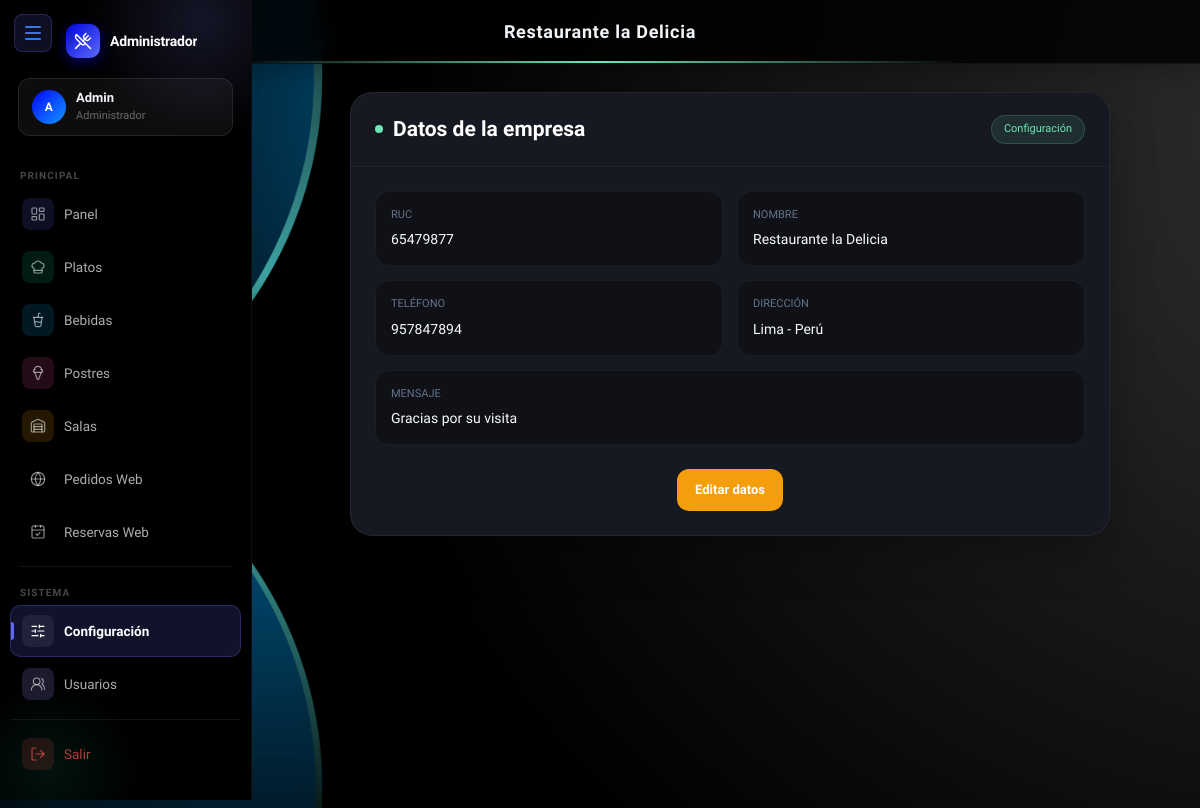
Screenshot of /views/config.php (signed in) with the database file from the repository.
### tables this page shows
CREATE TABLE config (
  id INT AUTO_INCREMENT PRIMARY KEY,
  ruc VARCHAR(15) NOT NULL,
  nombre VARCHAR(255) NOT NULL,
  telefono VARCHAR(11) NOT NULL,
  direccion TEXT NOT NULL,
  mensaje VARCHAR(255) NOT NULL
);

### views/config.php (the view, shortened to what this page needs)
<?php
require "../config/conexion.php";
$sql = $conexion->query("SELECT * FROM config LIMIT 1");
$config = $sql->fetch(PDO::FETCH_ASSOC) ?? [];
$ruc       = $config['ruc'] ?? '';
$nombre    = $config['nombre'] ?? '';
$telefono  = $config['telefono'] ?? '';
$direccion = $config['direccion'] ?? '';
$mensaje   = $config['mensaje'] ?? '';
?>
<!DOCTYPE html>
<html lang="es">
<head>
<link href="https://cdn.jsdelivr.net/npm/bootstrap@5.3.0/dist/css/bootstrap.min.css" rel="stylesheet">
</head>
<body>
<?php include "../includes/header.php"; ?>
<?php include "../includes/sidebar.php"; ?>
<div class="content-area">
<div class="main-card">
<div class="card-header-custom">
    <h2 class="page-title">Datos de la empresa</h2>
    <span class="status-badge">Configuración</span>
</div>
<div class="card-body-custom">
<div id="modoVista">
<div class="info-grid">
<div class="info-item">
<div class="info-label">RUC</div>
<div class="info-value"><?= $ruc ?: 'No registrado' ?></div>
</div>
<div class="info-item">
<div class="info-label">Nombre</div>
<div class="info-value"><?= $nombre ?: 'No registrado' ?></div>
</div>
<div class="info-item">
<div class="info-label">Teléfono</div>
<div class="info-value"><?= $telefono ?: 'No registrado' ?></div>
</div>
<div class="info-item">
<div class="info-label">Dirección</div>
<div class="info-value"><?= $direccion ?: 'No registrado' ?></div>
</div>
<div class="info-item" style="grid-column:1/-1;">
<div class="info-label">Mensaje</div>
<div class="info-value"><?= $mensaje ?: 'No registrado' ?></div>
</div>
</div>
<div class="actions">
<button class="btn-modern btn-edit" onclick="activarEdicion()">
Editar datos
</button>
</div>
</div>
</div>
</div>
</div>
</body>
</html>

### includes/header.php (shortened to what this page needs)
<?php
require "../config/conexion.php";
$config = $conexion->query("SELECT nombre FROM config LIMIT 1")->fetch();
?>
<nav class="navbar-custom" id="mainHeader">
    <span class="titulo-navbar">
        <?= htmlspecialchars($config['nombre'] ?? 'Panel') ?>
    </span>
</nav>

### views/config.php (style rules this page uses)
* { margin:0; padding:0; box-sizing:border-box; }
body { font-family:'Sora',sans-serif; overflow-x:hidden; min-height:100vh; position:relative; }
body::before { content:""; position:fixed; inset:0; background: url('../assets/img/fnd.jpg') no-repeat center center fixed; background-size: cover; z-index:-2; }
body::after { content:""; position:fixed; inset:0; background:rgba(0,0,0,.35); z-index:-1; }
.content-area { margin-left:260px; padding:28px; min-height:100vh; }
.main-card { max-width:760px; margin:auto; background:#171922; border:1px solid rgba(255,255,255,.06); border-radius:22px; box-shadow:0 18px 45px rgba(0,0,0,.28); overflow:hidden; }
.card-header-custom { padding:22px 24px; border-bottom:1px solid rgba(255,255,255,.05); display:flex; justify-content:space-between; align-items:center; gap:12px; flex-wrap:wrap; }
.page-title { margin:0; color:#fff; font-size:21px; font-weight:600; display:flex; align-items:center; gap:10px; }
.page-title::before { content:""; width:8px; height:8px; border-radius:50%; background:#6ee7b7; }
.status-badge { font-size:11px; color:#6ee7b7; background:rgba(110,231,183,.10); border:1px solid rgba(110,231,183,.18); padding:5px 12px; border-radius:999px; }
.card-body-custom { padding:24px; }
.info-grid { display:grid; grid-template-columns:repeat(auto-fit,minmax(250px,1fr)); gap:14px; }
.info-item { background:#0f1117; border:1px solid rgba(255,255,255,.05); border-radius:14px; padding:15px; }
.info-label { color:#64748b; font-size:11px; text-transform:uppercase; margin-bottom:6px; }
.info-value { color:#f8fafc; font-size:14px; font-weight:500; word-break:break-word; }
.actions { margin-top:24px; display:flex; justify-content:center; gap:10px; flex-wrap:wrap; }
.btn-modern { height:42px; padding:0 18px; border:none; border-radius:12px; font-size:13px; font-weight:600; cursor:pointer; }
.btn-edit { background:#f59e0b; color:#fff; }

### includes/header.php (style rules this page uses)
.navbar-custom { position: fixed; top: 0; left: 0; right: 0; z-index: 500; height: 64px; display: flex; align-items: center; justify-content: center; padding: 0 24px; background: rgba(0, 0, 0, 0.82); backdrop-filter: blur(14px); -webkit-backdrop-filter: blur(14px); border-bottom: 1px solid rgba(255, 255, 255, .055); box-shadow: 0 4px 24px rgba(0, 0, 0, .28); transform: translateY(0); transition: transform .35s cubic-bezier(.4, 0, .2, 1), opacity .35s ease, box-shadow .25s ease; will-change: transform; }
.navbar-custom::after { content: ""; position: absolute; bottom: 0; left: 50%; transform: translateX(-50%); width: 0; height: 2px; background: linear-gradient(90deg, transparent, #6ee7b7, transparent); border-radius: 999px; transition: width .4s ease; }
.titulo-navbar { font-family: 'Sora', sans-serif; font-size: 18px; font-weight: 700; letter-spacing: .04em; color: #f1f5f9; text-align: center; position: relative; display: inline-flex; align-items: center; gap: 10px; user-select: none; }
body { padding-top: 64px; }

### includes/sidebar.php (style rules this page uses)
*, *::before, *::after { box-sizing: border-box; margin: 0; padding: 0; }

### rows the page displays
config: nombre "Restaurante la Delicia", ruc "65479877", telefono "957847894", direccion "Lima - Perú", mensaje "Gracias por su visita"

### other values shown
$iniciales ?: '??' "A"
$usuario "Admin"
$rol ?: 'Usuario' "Administrador"
